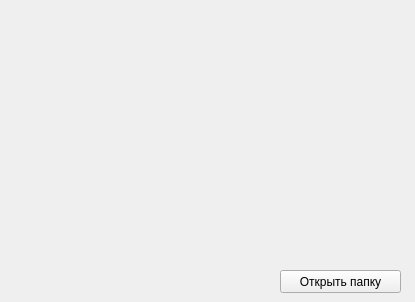
<?xml version="1.0" encoding="UTF-8"?>
<ui version="4.0">
 <class>MainWindow</class>
 <widget class="QMainWindow" name="MainWindow">
  <property name="geometry">
   <rect>
    <x>0</x>
    <y>0</y>
    <width>415</width>
    <height>302</height>
   </rect>
  </property>
  <property name="windowTitle">
   <string>MainWindow</string>
  </property>
  <widget class="QWidget" name="centralWidget">
   <widget class="QPushButton" name="Button">
    <property name="geometry">
     <rect>
      <x>280</x>
      <y>270</y>
      <width>121</width>
      <height>23</height>
     </rect>
    </property>
    <property name="text">
     <string>Открыть папку</string>
    </property>
   </widget>
   <widget class="QLabel" name="label">
    <property name="geometry">
     <rect>
      <x>20</x>
      <y>10</y>
      <width>371</width>
      <height>241</height>
     </rect>
    </property>
    <property name="text">
     <string/>
    </property>
   </widget>
  </widget>
 </widget>
 <layoutdefault spacing="6" margin="11"/>
 <resources/>
 <connections/>
 <slots>
  <slot>on_Button_clicked()</slot>
 </slots>
</ui>
